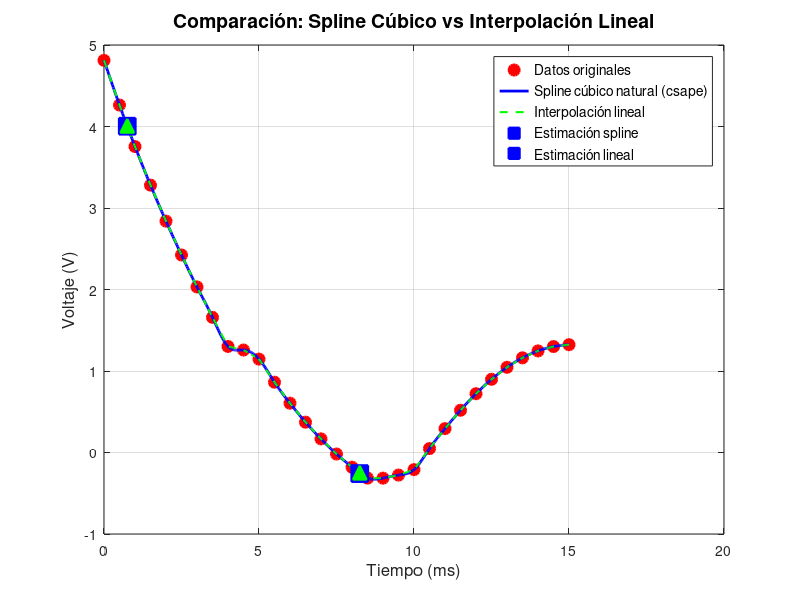

Write MATLAB code to recreate this figure.

clear; clc; close all;

% Datos de la tabla
t = [0, 0.5, 1, 1.5, 2, 2.5, 3, 3.5, 4, 4.5, ...
     5, 5.5, 6, 6.5, 7, 7.5, 8, 8.5, 9, 9.5, ...
     10, 10.5, 11, 11.5, 12, 12.5, 13, 13.5, 14, 14.5, 15];

V = [4.8120, 4.2635, 3.7541, 3.2804, 2.8387, 2.4236, 2.0314, 1.6583, ...
     1.3011, 1.2574, 1.1460, 0.8624, 0.6048, 0.3720, 0.1672, -0.0186, ...
     -0.1805, -0.3142, -0.3148, -0.2769, -0.2100, 0.0483, 0.2931, ...
     0.5185, 0.7214, 0.8982, 1.0456, 1.1618, 1.2465, 1.3001, 1.3228];

% Puntos a interpolar 
t_eval = [0.75, 8.25];
try
    pp_natural = csape(t, V, 'variational');
    V_spline = fnval(pp_natural, t_eval);
    t_fino = linspace(0, 15, 500);
    V_spline_fino = fnval(pp_natural, t_fino);
    metodo = 'Spline cúbico natural (csape)';
catch
    pp_natural = spline(t, V);
    V_spline = ppval(pp_natural, t_eval);
    t_fino = linspace(0, 15, 500);
    V_spline_fino = ppval(pp_natural, t_fino);
    metodo = 'Spline cúbico (not-a-knot)';
end

% Interpolación lineal
V_linear = interp1(t, V, t_eval, 'linear');
V_linear_fino = interp1(t, V, t_fino, 'linear');

% resultados numéricos
fprintf('=== PARTE 1: RESULTADOS NUMÉRICOS ===\n');
fprintf('Método usado: %s\n', metodo);
fprintf('t = %.2f ms:\n', t_eval(1));
fprintf('  Spline cúbico: %.5f V\n', V_spline(1));
fprintf('  Lineal:        %.5f V\n', V_linear(1));
fprintf('t = %.2f ms:\n', t_eval(2));
fprintf('  Spline cúbico: %.5f V\n', V_spline(2));
fprintf('  Lineal:        %.5f V\n', V_linear(2));

% ========== GRÁFICA ==========
figure('Position', [100, 100, 900, 600]); 
plot(t, V, 'ro', 'MarkerSize', 8, 'MarkerFaceColor', 'r', 'LineWidth', 1.5);
hold on;
plot(t_fino, V_spline_fino, 'b-', 'LineWidth', 2);
plot(t_fino, V_linear_fino, 'g--', 'LineWidth', 1.5);
plot(t_eval(1), V_spline(1), 'bs', 'MarkerSize', 12, 'MarkerFaceColor', 'b', 'LineWidth', 1.5);
plot(t_eval(2), V_spline(2), 'bs', 'MarkerSize', 12, 'MarkerFaceColor', 'b', 'LineWidth', 1.5);
plot(t_eval(1), V_linear(1), 'g^', 'MarkerSize', 10, 'MarkerFaceColor', 'g', 'LineWidth', 1.5);
plot(t_eval(2), V_linear(2), 'g^', 'MarkerSize', 10, 'MarkerFaceColor', 'g', 'LineWidth', 1.5);
xlabel('Tiempo (ms)', 'FontSize', 12);
ylabel('Voltaje (V)', 'FontSize', 12);
title('Comparación: Spline Cúbico vs Interpolación Lineal', 'FontSize', 14);
legend('Datos originales', metodo, 'Interpolación lineal', ...
       'Estimación spline', 'Estimación lineal', ...
       'Location', 'best', 'FontSize', 10);
grid on;
hold off;
drawnow;
shg;  
